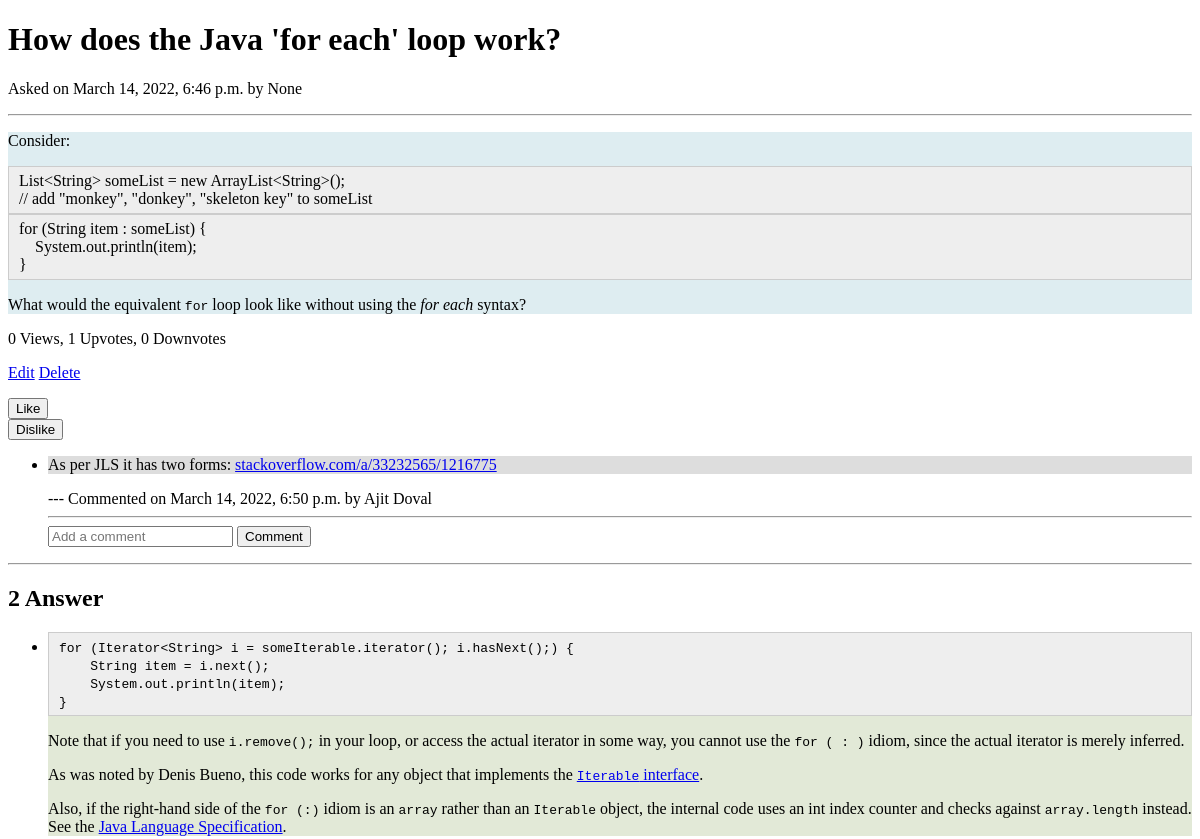
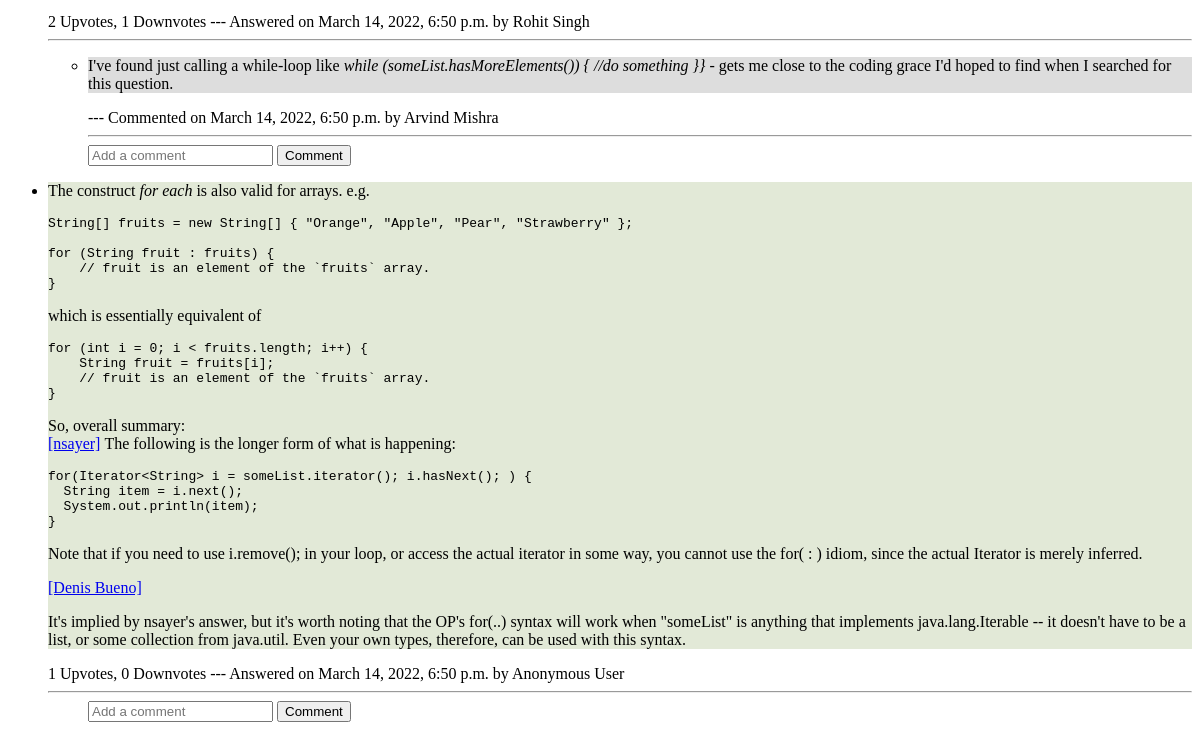
Before: /questions/2 with the older database file (2 pictures, top to bottom).
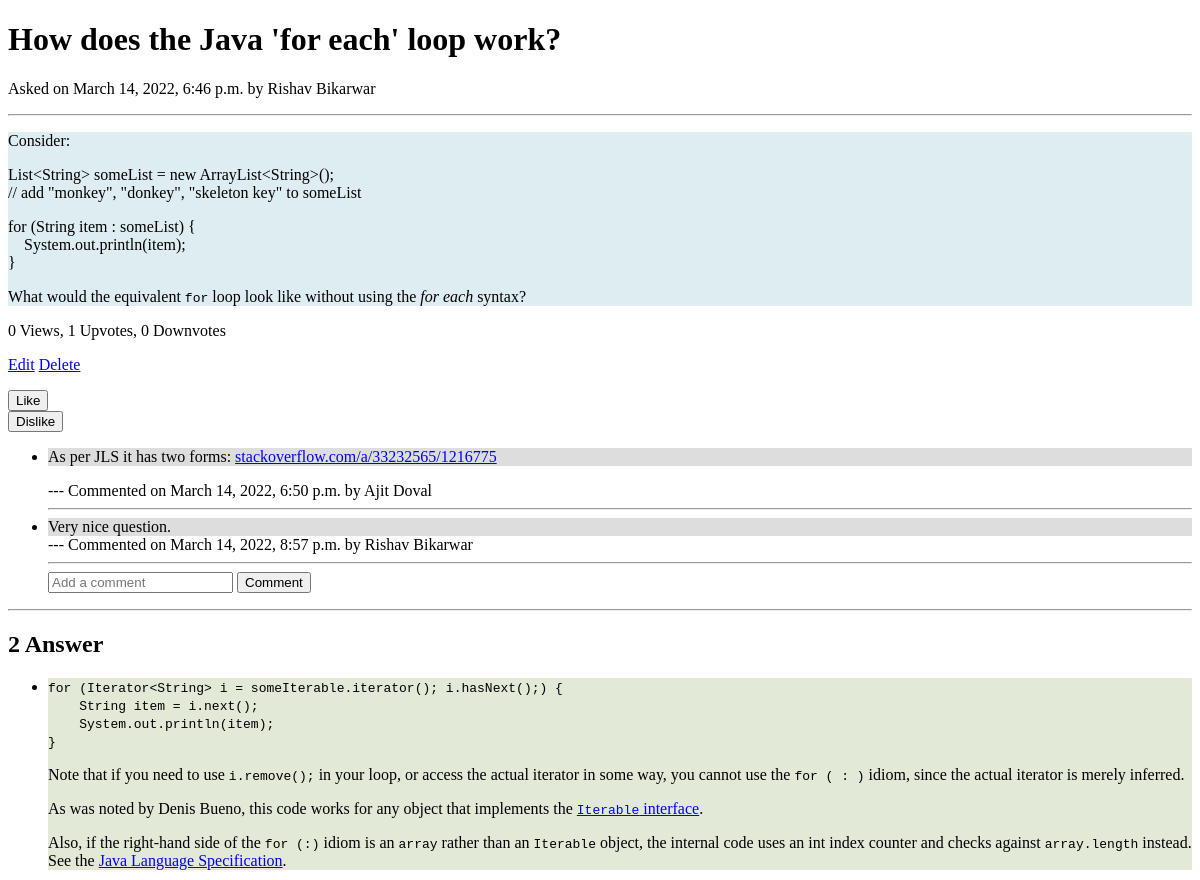
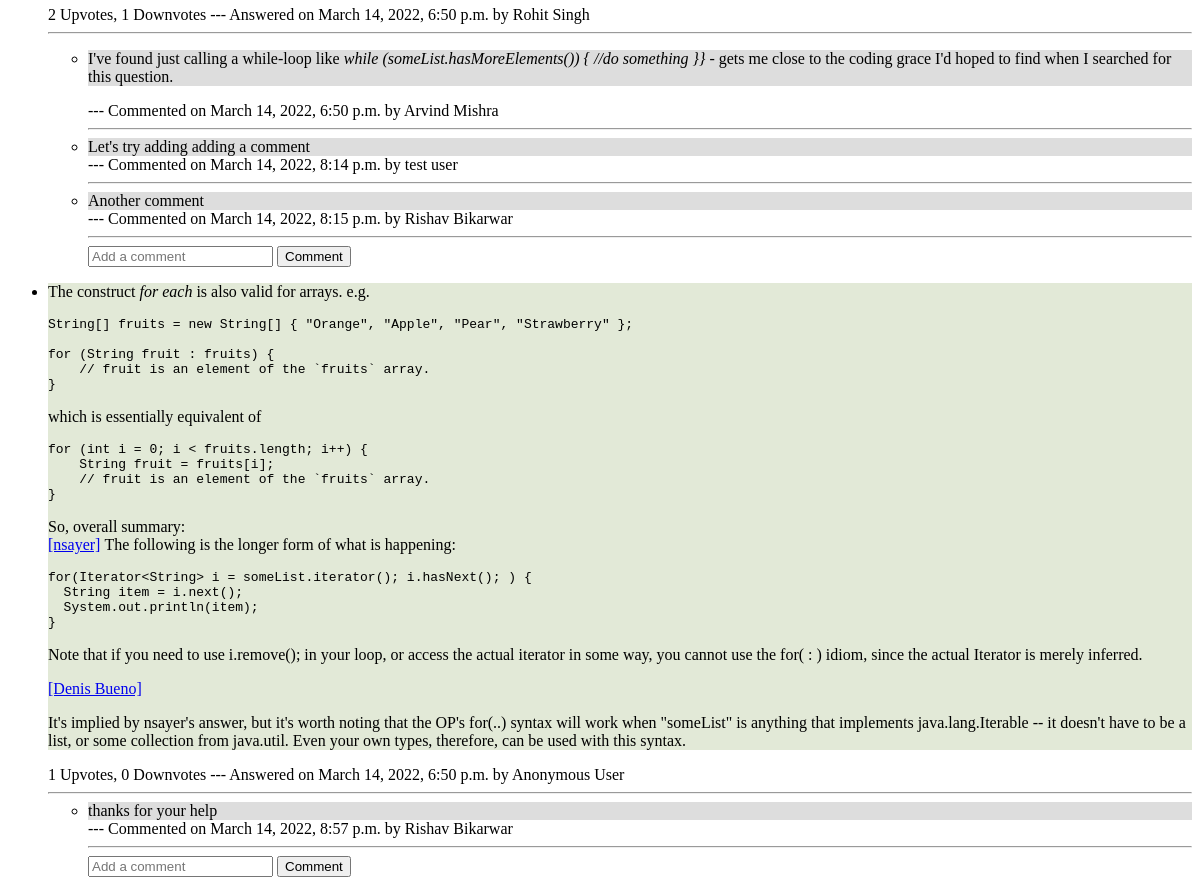
After: the same page with the newer database file (2 pictures, top to bottom).
### questions/models.py (models this page shows, shortened)
class Question(Content):
    title = models.CharField(max_length=200)
    tags = models.ManyToManyField(to='tags.Tag', blank=True)
    viewedBy = models.ManyToManyField(to='users.User', related_name='viewedBy', blank=True)

### home/models.py (models this page shows, shortened)
class Content(models.Model):
    text = RichTextField()
    author = models.ForeignKey(to='users.User', on_delete=models.SET_NULL, related_name='author', null=True)
    anonymous = models.BooleanField(default=False)
    pub_date = models.DateTimeField('date published', default=datetime.now())
    likedBy = models.ManyToManyField(to='users.User', related_name='likedBy', blank=True)
    dislikedBy = models.ManyToManyField(to='users.User', related_name='dislikedBy', blank=True)
    def get_author_name(self):
        if self.anonymous:
            return 'Anonymous User'
        else:
            return self.author.name

### users/models.py (models this page shows, shortened)
class User(AbstractUser):
    username = models.CharField(max_length=20,blank=False)
    email = models.EmailField(
        verbose_name='email address',
        max_length=255,
        unique=True,
        blank=False,
    )
    name = models.CharField(max_length=20, blank=True, null=True)
    roll_no=models.CharField(max_length=8, blank=True, null=True)
    profile_image = models.ImageField(upload_to='profile_image', default='default.jpg')
    blocked = models.BooleanField(default=False)
    followingQuestions = models.ManyToManyField(to='questions.Question', related_name='user_fq', blank=True)
    bookmarkQuestions = models.ManyToManyField(to='questions.Question', related_name='user_bq', blank=True)
    favouriteTags = models.ManyToManyField(to='tags.Tag', blank=True)
    notifications = models.ManyToManyField(to='notifications.Notification', blank=True)
    objects = UserInfoManager()
    USERNAME_FIELD = 'email'
    REQUIRED_FIELDS = ['username' ]

### comments/models.py (models this page shows)
class Comment(Content):
    PARENT_OBJECT_TYPE = (
        ('q', 'Question'),
        ('a', 'Answer'),
    )
    parentObjType = models.CharField(max_length=1, choices=PARENT_OBJECT_TYPE)
    parentObjQ = models.ForeignKey(to='questions.Question', on_delete=models.CASCADE, blank=True, null=True)
    parentObjA = models.ForeignKey(to='answers.Answer', on_delete=models.CASCADE, blank=True, null=True)

### answers/models.py (models this page shows)
class Answer(Content):
    to_question = models.ForeignKey(to='questions.Question', on_delete=models.CASCADE)

### questions/views.py (the view)
# urls.py: path('<int:question_id>', views.view, name='view_question'),
def view(request, question_id):
    question = Question.objects.get(id=question_id)
    return render(request, 'questions/view_ques.html', {'question': question})

### questions/templates/questions/view_ques.html (shortened to what this page needs)
<!DOCTYPE html>
<html lang="en">
<head>
</head>
<body>
    <h1>{{question.title}}</h1>
    <p>
        Asked on {{question.pub_date}} by {{question.get_author_name}} <br><hr>
        <div style="background-color:rgb(222, 237, 241);">{{question.text|safe}}</div>
        {{question.viewedBy.count}} Views, {{question.likedBy.count}} Upvotes, {{question.dislikedBy.count}} Downvotes
    </p>
    <p>
        <a href="/questions/{{question.id}}/edit">Edit</a>
        <a href="/questions/{{question.id}}/delete">Delete</a>
    </p>
    <form action="{% url 'like_question' question.id %}" method="POST">
        <button type="submit", name="question_id",  value={{question.id}}>Like</button>
    </form>
    <form action="{% url 'dislike_question' question.id %}" method="POST">
        <button type="submit", name="question_id",  value={{question.id}}>Dislike</button>
    </form>
    <ul>
        {% for comment in question.comment_set.all %}
            <li>
                <div style="background-color:#ddd;">{{comment.text|safe}}</div>
                --- Commented on {{comment.pub_date}} by {{comment.author.name}}
            </li>
            <hr>
        {% endfor %}
        <form action="{% url 'add_comment' question.id %}" method="POST">
            <input type="text" maxlength="200" name="comment_text" placeholder="Add a comment">
            <button type="submit", name="question_id",  value={{question.id}}>Comment</button>
        </form>
    </ul>
    <hr>
    <h2>{{ question.answer_set.count }} Answer</h2>
    <ul>
        {% for answer in question.answer_set.all %}
            <li>
                <div style="background-color:rgb(226, 233, 215);">{{answer.text|safe}}</div>
                {{answer.likedBy.count}} Upvotes, {{answer.dislikedBy.count}} Downvotes
                --- Answered on {{answer.pub_date}} by {{answer.get_author_name}} <br>
                <hr>
                <ul>
                    {% for comment in answer.comment_set.all %}
                        <li>
                            <div style="background-color:#ddd;">{{comment.text|safe}}</div>
                            --- Commented on {{comment.pub_date}} by {{comment.author.name}}
                        </li>
                        <hr>
                    {% endfor %}
                    <form action="{% url 'add_comment' question.id %}" method="POST">
                        <input type="text" maxlength="200" name="comment_text" placeholder="Add a comment">
                        <button type="submit", name="answer_id",  value={{answer.id}}>Comment</button>
                    </form>
                </ul>
            </li>
        {% endfor %}
    </ul>
</body>
</html>

Changed rows visible on the page:
changed through a linked row, Question "How does the Java 'for each' loop work?": get_author_name "None" → "Rishav Bikarwar"
added Comment: text "Very nice question.", pub_date "March 14, 2022, 8:57 p.m.", author.name "Rishav Bikarwar", shown under "How does the Java 'for each' loop work?"
added Comment: text "Let's try adding adding a comment", pub_date "March 14, 2022, 8:14 p.m.", author.name "test user", shown under Answer "Rohit Singh"
added Comment: text "Another comment", pub_date "March 14, 2022, 8:15 p.m.", author.name "Rishav Bikarwar", shown under Answer "Rohit Singh"
added Comment: text "thanks for your help", pub_date "March 14, 2022, 8:57 p.m.", author.name "Rishav Bikarwar", shown under Answer "Anonymous User"
